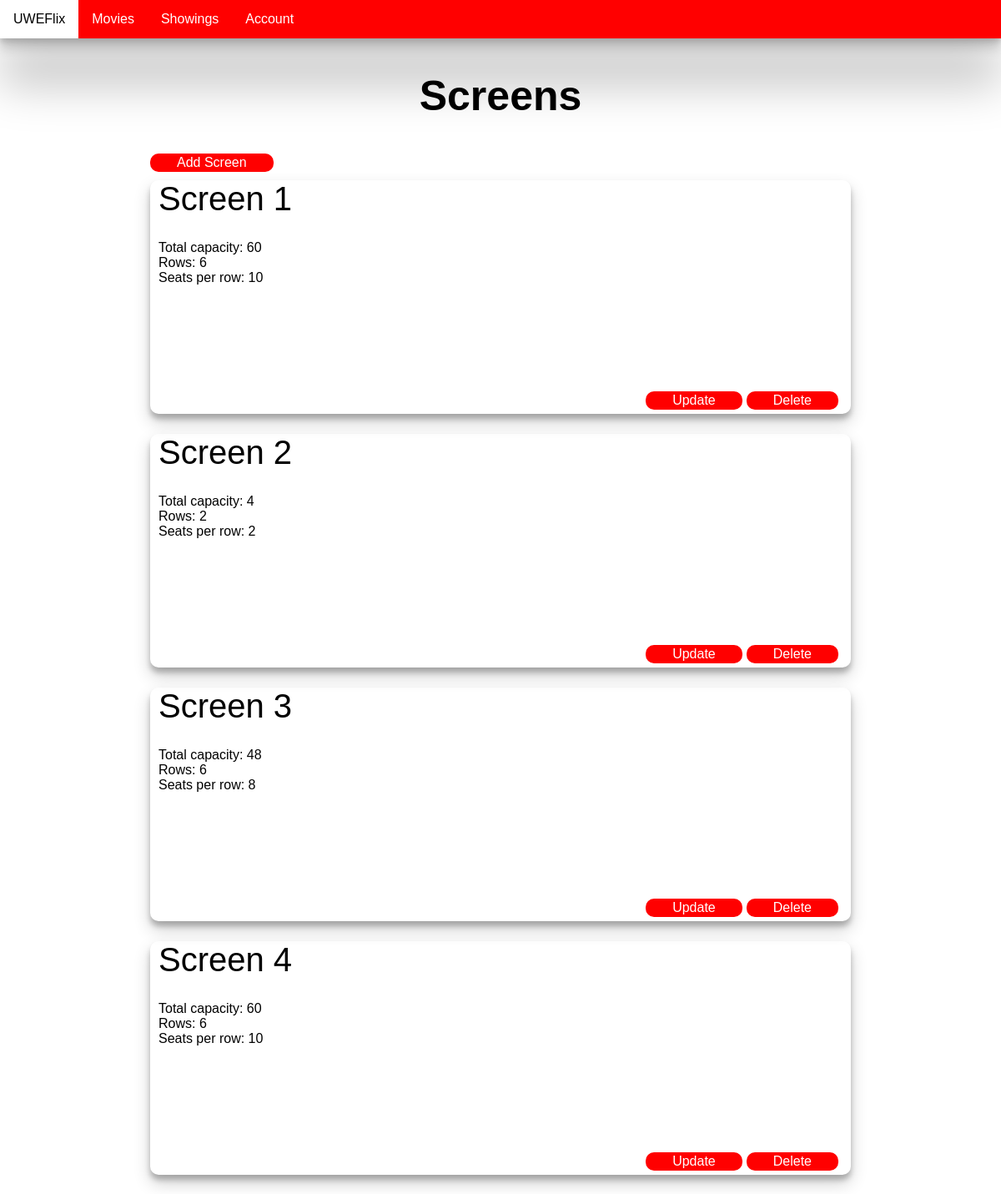
Screenshot of /screen (signed in) with the database file from the repository.
### UWEflix_Website/models.py (models this page shows, shortened)
class Screen(models.Model):
    screen_num = models.PositiveIntegerField(validators=[MaxValueValidator(10)], unique=True)# Max 10 screens
    rows = models.PositiveIntegerField(blank=True, null=True)
    columns = models.PositiveIntegerField(blank=True, null=True)
    seats = models.PositiveIntegerField(blank=True, null=True)

### UWEflix_Website/decorators.py (the view)
        @user_passes_test(lambda user:
                          user.groups.filter(name=group_name).exists(),
                          login_url='login')
        def wrapper(request, *args, **kwargs):
            return view_func(request, *args, **kwargs)

### UWEflix_Website/views.py (called while the page is built)
@login_required(login_url="login")
@group_required("Manager")
def screen(request):
    list = Screen.objects.all()
    return render(request, 'screen.html', {'list':list})

### UWEflix_Website/templates/screen.html
{% extends 'base.html' %}
{% block title %}
Screens
{% endblock %}
{% block content %}
{% if user.is_authenticated %}
<a class="card-button" style="margin-bottom: 10px;"
   href="{% url 'add-screen' %}">Add Screen</a>
{% for item in list %}
  <div class="card">
    <div class="card-content">
      <div class="card-top">
        Screen {{ item.screen_num }}
      </div>
      <div class="card-description">
        Total capacity: {{ item.seats }}
        <br/>
        Rows: {{ item.rows }}
        <br/>
        Seats per row: {{ item.columns }}
      </div>
      <div class="card-buttons">
        <a href="{% url 'update-screen' item.id %}" class="card-button">Update</a>
        <a href="{% url 'delete-screen' item.id %}" class="card-button">Delete</a>
      </div>
    </div>
  </div>
{% endfor %}
{% else %}
Sorry, you don't have access to this page.
{% endif %}
{% endblock %}

### UWEflix_Website/static/UWEflix_Website/site.css (style rules this page uses)
body { background: white; margin: 0; font-family: Arial, Helvetica, sans-serif; }
* { box-sizing: border-box; }
a { color: inherit; text-decoration: none; }
@media (min-width: 600px) { body { height: 100%; } }
@media (min-width: 600px) { .card { display: flex; margin: auto; border-radius: 10px; min-height: 35vh; box-shadow: rgba(0, 0, 0, 0.19) 0px 10px 20px, rgba(0, 0, 0, 0.23) 0px 6px 6px; margin-bottom: 3vh; } }
@media (min-width: 600px) { .card-button { background-color: red; margin-bottom: 5px; margin-right: 5px; border: none; border-radius: 10px; color: white; padding: 2px 32px; text-align: center; text-decoration: none; display: inline-block; font-size: 16px; } }
@media (min-width: 600px) { .card-buttons { justify-content: flex-end; display: flex; } }
@media (min-width: 600px) { .card-content { justify-content: space-between; display: flex; flex-direction: column; flex: 65%; margin-left: 10px; margin-right: 10px; } }
@media (min-width: 600px) { .card-top { font-size: 40px; } }
@media (min-width: 600px) { .card-description { height: 55%; } }

### rows the page displays
Screen: screen_num "1", seats "60", rows "6", columns "10"
Screen: screen_num "2", seats "4", rows "2", columns "2"
Screen: screen_num "3", seats "48", rows "6", columns "8"
Screen: screen_num "4", seats "60", rows "6", columns "10"
